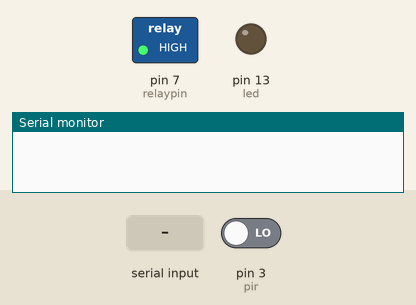
The sketch below on a simulated Arduino Uno, built with avr-gcc and run on an emulated ATmega328P. On the bench: switched loads named in the sketch (green lamp = pin HIGH), output pins drawn as LEDs (lit = HIGH), the last lines printed to the serial monitor. Inputs (shaded band) come from the test bench; at power-on: pin 3 (pir) LOW.

Above: at 1.2 s.
1.3 s: "2" received over Serial
3.3 s: pin 3 (pir) driven HIGH
At 6.9 s:
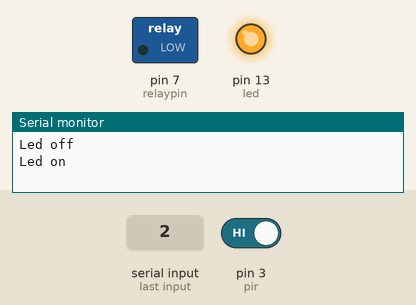
Timing chart, 0 to 8.4 s (numbered marks = the images above; inputs shaded):
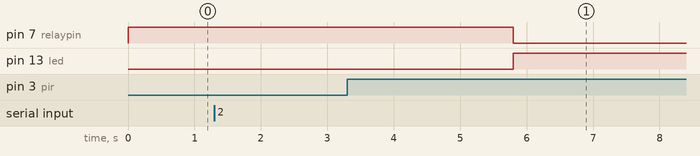

Measured:
- after the input at 3.3 s, pin 7 (relaypin): HIGH → LOW after 2.5 s; pin 13 (led): LOW → HIGH after 2.5 s

The sketch:

pirsensor.ino
```cpp
//Print on Serial port when pir returns high
//Control led and light bulb from serial port

int led = 13;
int pir = 3;
int relaypin=7;
char sw;

void setup() {
  Serial.begin(9600);
  pinMode(relaypin,OUTPUT);
  digitalWrite(relaypin,HIGH);
  pinMode(led, OUTPUT);
  digitalWrite(led, LOW);
  pinMode(pir, INPUT);
  digitalWrite(pir, LOW);
}

void loop() {
  char ch = Serial.read();

  if(ch=='2')
  {
    delay(500);
    sw='1';
  }
  else if(ch=='3')
  {
    delay(500);
    sw='0';
  }

  switch(sw)
  {
    case '0':
    {
      while (Serial.available())
      {
        char ch1 = Serial.read();
        if (ch1 == '1')
        {
          digitalWrite(led, HIGH);
          digitalWrite(relaypin,LOW);
          Serial.println("Led on");
          delay(2000);
        }
        else if (ch1 == '0')
        {
          digitalWrite(led, LOW);
          digitalWrite(relaypin,HIGH);
          Serial.println("Led off");
          delay(2000);
        }
      }
    }
    break;

    case '1':
    {
      boolean st=digitalRead(pir);
      if (st == HIGH)
      {
        digitalWrite(led, HIGH);
        digitalWrite(relaypin,LOW);
        Serial.println("Led on");
        delay(4000);
      }
      else if (st == LOW)
      {
        digitalWrite(led, LOW);
        digitalWrite(relaypin,HIGH);
        Serial.println("Led off");
        delay(4000);
      }
    }
  }
}
```
